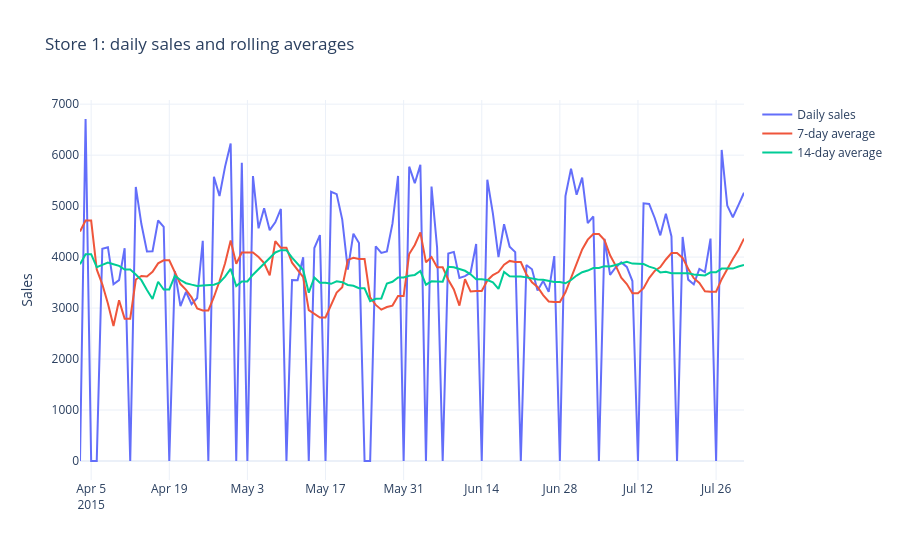

Source (notebook cell):
### Markdown cell above
## 10. One store up close: smoothing with rolling averages

`rolling(7)` in pandas does the same job as `AVG() OVER (ROWS BETWEEN 6 PRECEDING ...)` in SQL question Q10.
Store 1, last 120 days.

### Code cell
store1 = (history[history.store_id == 1]
          .set_index("sale_date").sales
          .to_frame())
store1["7-day average"] = store1.sales.rolling(7).mean()
store1["14-day average"] = store1.sales.rolling(14).mean()
recent = store1.iloc[-120:].rename(columns={"sales": "Daily sales"})

fig = px.line(recent, title="Store 1: daily sales and rolling averages",
              labels={"sale_date": "", "value": "Sales", "variable": ""})
fig.show()
